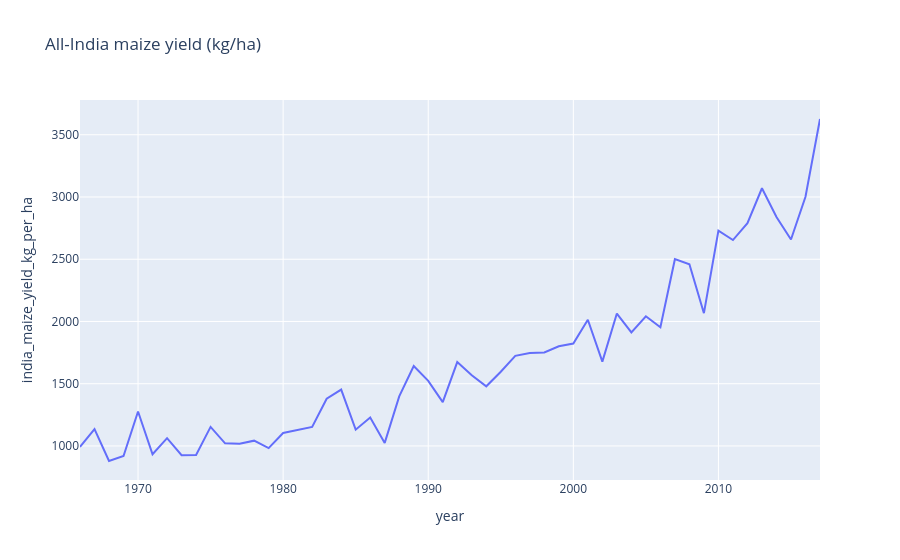
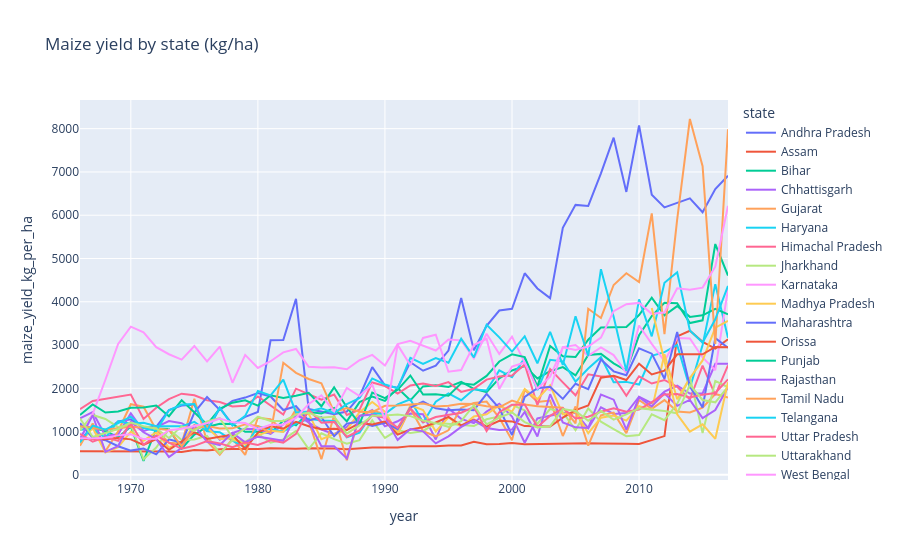

The code cell stored with these charts, in order, in its notebook:
### Markdown cell above
7. Annual Average Maize Yield Across All States

### Code cell
q7 = """
SELECT YEAR AS year, STATE_NAME AS state,
       ROUND(SUM(MAIZE_PRODUCTION_1000_TONS) / SUM(MAIZE_AREA_1000_HA) * 1000, 2) AS maize_yield_kg_per_ha
FROM agri_data
WHERE MAIZE_AREA_1000_HA > 0 AND MAIZE_PRODUCTION_1000_TONS > 0
GROUP BY YEAR, STATE_NAME
ORDER BY YEAR, STATE_NAME
"""
df7 = run_query(q7)
display(df7.head(10))

# All-India yearly figure, same weighting
q7b = """
SELECT YEAR AS year,
       ROUND(SUM(MAIZE_PRODUCTION_1000_TONS) / SUM(MAIZE_AREA_1000_HA) * 1000, 2) AS india_maize_yield_kg_per_ha
FROM agri_data
WHERE MAIZE_AREA_1000_HA > 0 AND MAIZE_PRODUCTION_1000_TONS > 0
GROUP BY YEAR
ORDER BY YEAR
"""
df7b = run_query(q7b)
px.line(df7b, x="year", y="india_maize_yield_kg_per_ha", title="All-India maize yield (kg/ha)").show()
px.line(df7, x="year", y="maize_yield_kg_per_ha", color="state", title="Maize yield by state (kg/ha)").show()
